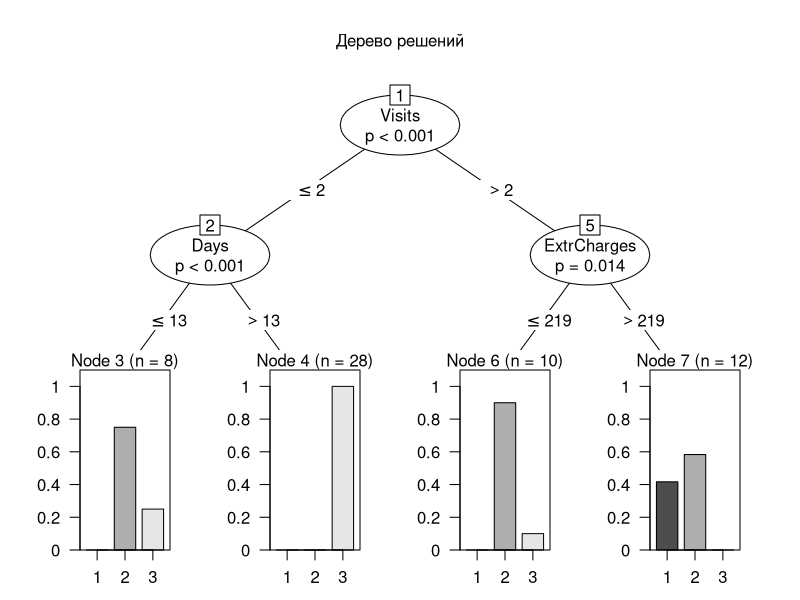
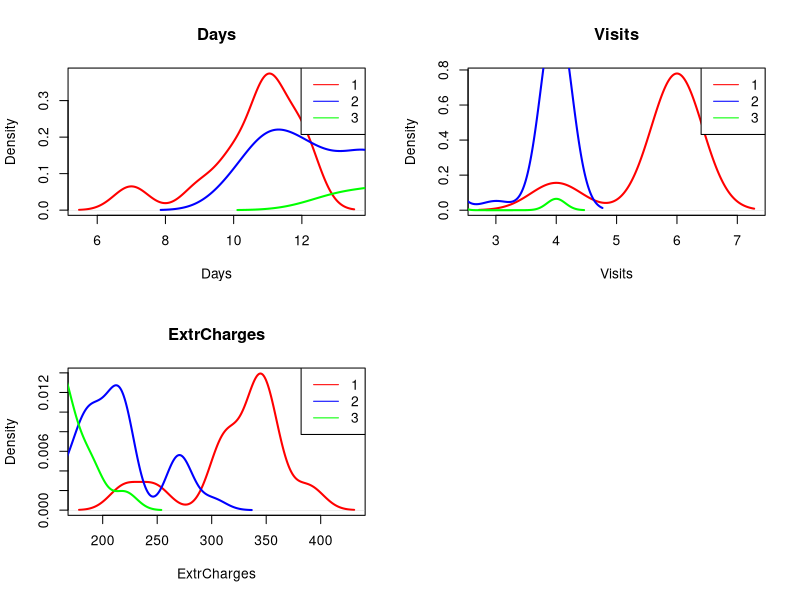

Source code (R) for these figures, in order:
# ---------------------------
# Лабораторная работа 5.2: Байесовская классификация и деревья решений
# ---------------------------

# Загрузка необходимых библиотек
library(e1071)        # Наивный Байес
library(party)        # Деревья решений
library(randomForest) # Случайный лес
library(caret)        # Матрица ошибок и точность
library(ggplot2)      # Для дополнительной визуализации (если нужно)

# ---------------------------
# 1. Загрузка данных и подготовка
# ---------------------------

# Загрузка данных
data <- read.csv("clustered_tourism_data.csv")

# Преобразование кластеров в фактор
data$kmeans <- as.factor(data$kmeans)

# Удаление ненужных столбцов
data <- data[, !names(data) %in% c("hclust", "Region")]

# Разделение на обучающую и тестовую выборки
set.seed(123)
ind <- sample(2, nrow(data), replace = TRUE, prob = c(0.7, 0.3))
trainData <- data[ind == 1, ]
testData <- data[ind == 2, ]

# ---------------------------
# 2. Наивный Байесовский классификатор
# ---------------------------

nb_model <- naiveBayes(kmeans ~ ., data = trainData)
nb_pred <- predict(nb_model, testData)
nb_confusion <- confusionMatrix(nb_pred, testData$kmeans)
cat("Точность (Наивный Байес):", round(nb_confusion$overall['Accuracy'] * 100, 2), "%\n")

# ---------------------------
# 3. Дерево решений
# ---------------------------

dt_model <- ctree(kmeans ~ ., data = trainData)
plot(dt_model, main = "Дерево решений")
dt_pred <- predict(dt_model, testData)
dt_confusion <- confusionMatrix(dt_pred, testData$kmeans)
cat("Точность (Дерево решений):", round(dt_confusion$overall['Accuracy'] * 100, 2), "%\n")

# ---------------------------
# 4. Случайный лес
# ---------------------------

rf_model <- randomForest(kmeans ~ ., data = trainData, ntree = 100)
rf_pred <- predict(rf_model, testData)
rf_confusion <- confusionMatrix(rf_pred, testData$kmeans)
cat("Точность (Случайный лес):", round(rf_confusion$overall['Accuracy'] * 100, 2), "%\n")

# ---------------------------
# 5. Сравнение точности
# ---------------------------

results <- data.frame(
  Метод = c("Наивный Байес", "Дерево решений", "Случайный лес"),
  Точность = c(
    round(nb_confusion$overall['Accuracy'] * 100, 2),
    round(dt_confusion$overall['Accuracy'] * 100, 2),
    round(rf_confusion$overall['Accuracy'] * 100, 2)
  )
)
print(results)

# ---------------------------
# 6. Анализ кластеров
# ---------------------------

# Вычисление средних и стандартных отклонений по числовым переменным
numeric_vars <- sapply(data, is.numeric)
numeric_data <- data[, numeric_vars]

means <- aggregate(numeric_data, by = list(Кластер = data$kmeans), FUN = mean)
sds <- aggregate(numeric_data, by = list(Кластер = data$kmeans), FUN = sd)

cat("\nСредние значения признаков по кластерам:\n")
print(means)

cat("\nСтандартные отклонения признаков по кластерам:\n")
print(sds)

# ---------------------------
# 7. Визуализация ядерной плотности
# ---------------------------

# Выбираем 3 любые числовые переменные, например:
var1 <- names(numeric_data)[1]
var2 <- names(numeric_data)[2]
var3 <- names(numeric_data)[3]

# Графики плотности
opar <- par(no.readonly = TRUE)
layout(matrix(1:4, 2, 2, byrow = TRUE))

plot(density(data[[var1]][data$kmeans == 1]), col = "red", lwd = 2, main = var1, xlab = var1)
lines(density(data[[var1]][data$kmeans == 2]), col = "blue", lwd = 2)
lines(density(data[[var1]][data$kmeans == 3]), col = "green", lwd = 2)
legend("topright", legend = levels(data$kmeans), col = c("red", "blue", "green"), lty = 1)

plot(density(data[[var2]][data$kmeans == 1]), col = "red", lwd = 2, main = var2, xlab = var2)
lines(density(data[[var2]][data$kmeans == 2]), col = "blue", lwd = 2)
lines(density(data[[var2]][data$kmeans == 3]), col = "green", lwd = 2)
legend("topright", legend = levels(data$kmeans), col = c("red", "blue", "green"), lty = 1)

plot(density(data[[var3]][data$kmeans == 1]), col = "red", lwd = 2, main = var3, xlab = var3)
lines(density(data[[var3]][data$kmeans == 2]), col = "blue", lwd = 2)
lines(density(data[[var3]][data$kmeans == 3]), col = "green", lwd = 2)
legend("topright", legend = levels(data$kmeans), col = c("red", "blue", "green"), lty = 1)

par(opar)
